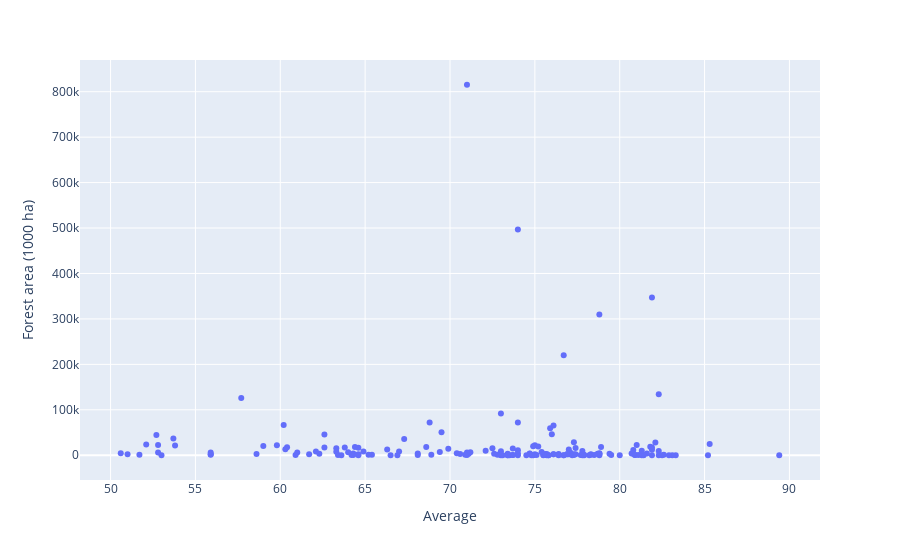

Notebook code for this chart:
### Code cell
#showing life expectancy ratio tree planted
fig=px.scatter(df3, x="Average", y="Forest area (1000 ha)", hover_data=["Country Name", "Rank"])
fig.show()

### Figure 1 — Plotly figure (JSON) as saved in the notebook; plotly's stock layout.template omitted (floating-point values rounded to 4 significant figures; data arrays with more than 128 entries replaced by an {"elided": "..."} marker saying what was removed)
{"data": [{"customdata": {"elided": "178x2 mixed values"}, "hovertemplate": "Average=%{x}<br>Forest area (1000 ha)=%{y}<br>Country Name=%{customdata[0]}<br>Rank=%{customdata[1]}<extra></extra>", "legendgroup": "", "marker": {"color": "#636efa", "symbol": "circle"}, "mode": "markers", "name": "", "orientation": "v", "showlegend": false, "type": "scatter", "x": {"elided": "178 float values"}, "xaxis": "x", "y": {"elided": "178 int values"}, "yaxis": "y"}], "layout": {"legend": {"tracegroupgap": 0}, "margin": {"t": 60}, "xaxis": {"anchor": "y", "domain": [0, 1], "title": {"text": "Average"}}, "yaxis": {"anchor": "x", "domain": [0, 1], "title": {"text": "Forest area (1000 ha)"}}}}
